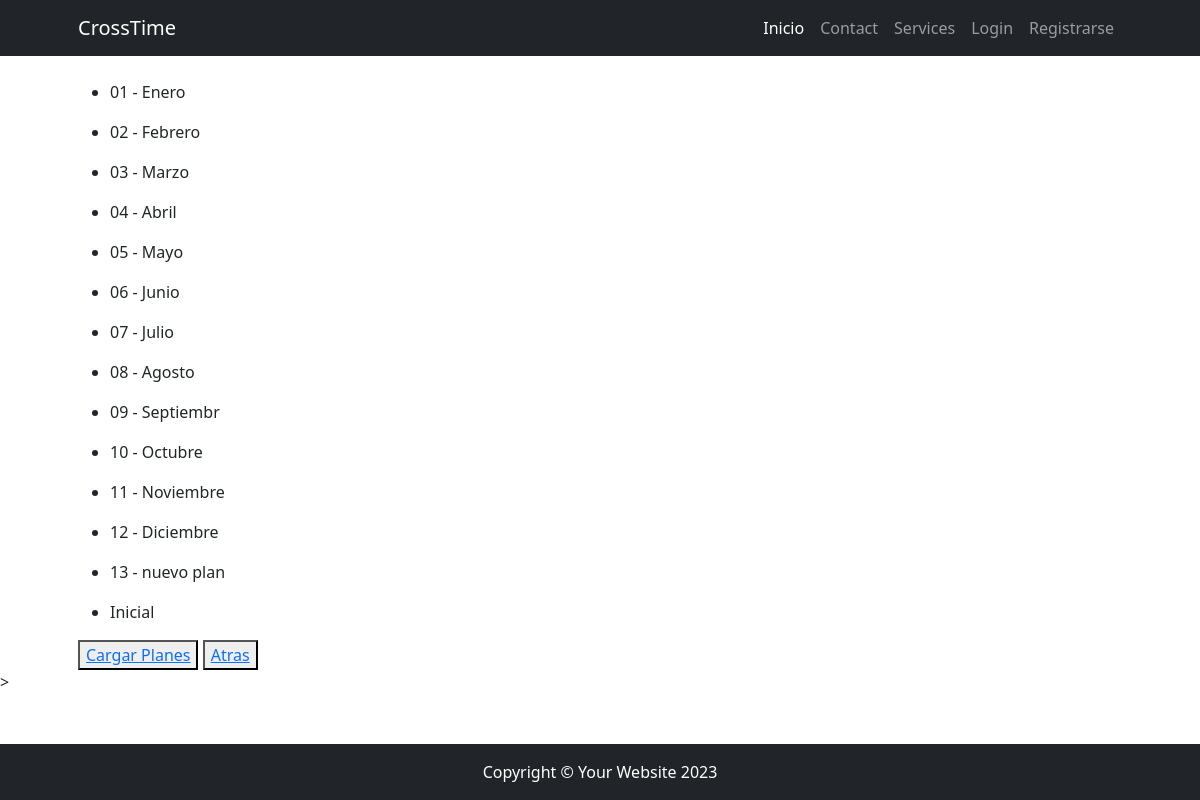
The app's page /plan/list, older data.
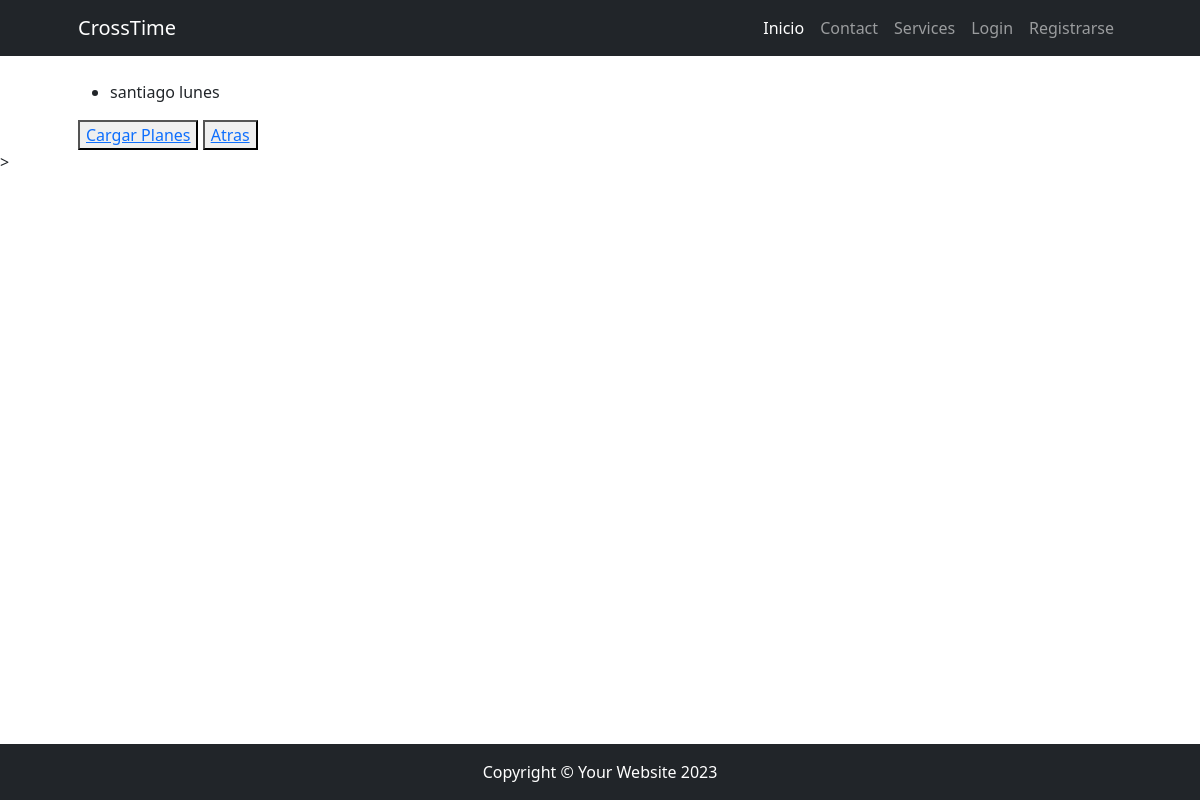
The same page, newer data.
### gym_admin/models.py (models this page shows, shortened)
class Plan(models.Model):
    plan = models.CharField(max_length=20)

### gym_admin/views.py (the view)
# urls.py: path('plan/list', views.plan_list, name="plan_list"),
def plan_list(request):
    consulta = models.Plan.objects.all()
    contexto = {"Planes": consulta}
    return render(request, "gym_admin/plan_list.html", contexto)

### gym_admin/templates/gym_admin/plan_list.html (shortened to what this page needs)
{% extends 'gym_admin/base.html' %}
{% block content %}
    {% for plan in Planes %}
        <ul>
            <li>
                {{plan.plan}}
            </li>
        </ul>
    {% endfor %}
    <button><a href="{% url 'plan_form' %}">Cargar Planes</a></button>
    <button><a href="{% url 'gym_admin' %}">Atras</a></button>
{% endblock content %}

### gym_admin/templates/gym_admin/base.html (shortened to what this page needs)
{% load static %}
<!DOCTYPE html>
<html lang="es">
    <head>
        <link href="{% static 'gym_admin/css/styles.css' %}" rel="stylesheet" />
    </head>
    <body>
        {% include 'gym_admin/navbar.html' %}
        <div class="container px-4 px-lg-5">
            {% block content %}
            {% endblock content %}
        </div>
        >
        {% include 'gym_admin/footer.html' %}
    </body>
</html>

### gym_admin/templates/gym_admin/navbar.html (shortened to what this page needs)
<nav class="navbar navbar-expand-lg navbar-dark bg-dark">
    <div class="container px-5">
        <a class="navbar-brand" href="#!">CrossTime</a>
        <div class="collapse navbar-collapse" id="navbarSupportedContent">
            <ul class="navbar-nav ms-auto mb-2 mb-lg-0">
                <li class="nav-item"><a class="nav-link active" aria-current="page" href="{% url 'index' %}">Inicio</a></li>
                <li class="nav-item"><a class="nav-link" href="#!">Contact</a></li>
                <li class="nav-item"><a class="nav-link" href="#!">Services</a></li>
                {% if user.is_authenticated %}
                    <li class="nav-item nav-link">{{ user.username }}</li>
                    <li class="nav-item ">
                        <form action="{% url 'logout' %}" method="post">
                            {% csrf_token %}
                            <button type="submit" class="btn btn-dark">Logout</button>
                        </form>
                    </li>
                {% else %}
                    <li class="nav-item"><a class="nav-link" href="{% url 'login' %}">Login</a></li>
                    <li class="nav-item"><a class="nav-link {% if '/register/' in request.path %} active {% endif %} " href="{% url 'register' %}">Registrarse</a></li>
                {% endif %}
            </ul>
        </div>
    </div>
</nav>

### gym_admin/templates/gym_admin/footer.html
<footer class="py-3 bg-dark fixed-bottom">
    <div class="container px-4 px-lg-5"><p class="m-0 text-center text-white">Copyright &copy; Your Website 2023</p></div>
</footer>

Row changes from the older to the newer data that the page shows:
removed Plan: plan "01 - Enero"
removed Plan: plan "02 - Febrero"
removed Plan: plan "03 - Marzo"
removed Plan: plan "04 - Abril"
removed Plan: plan "05 - Mayo"
removed Plan: plan "06 - Junio"
removed Plan: plan "07 - Julio"
removed Plan: plan "08 - Agosto"
removed Plan: plan "09 - Septiembr"
removed Plan: plan "10 - Octubre"
removed Plan: plan "11 - Noviembre"
removed Plan: plan "12 - Diciembre"
removed Plan: plan "13 - nuevo plan"
removed Plan: plan "Inicial"
added Plan: plan "santiago lunes"
